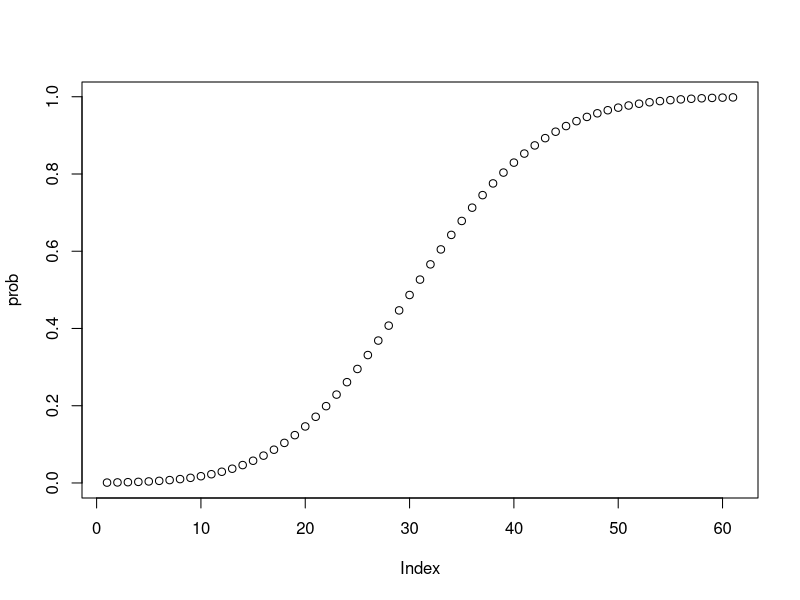
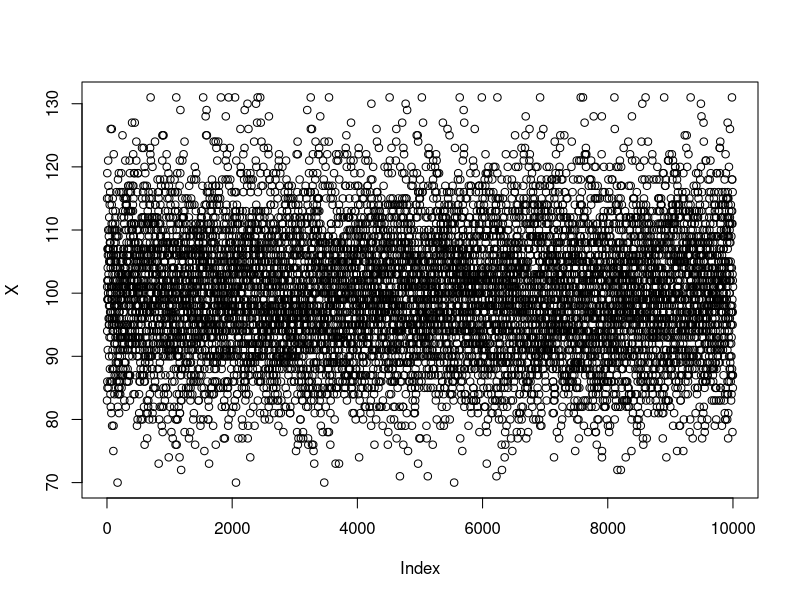
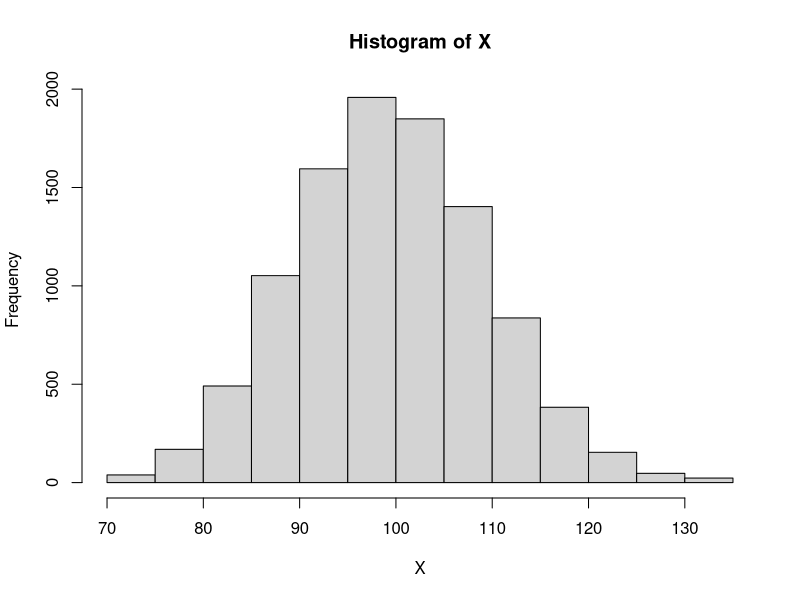
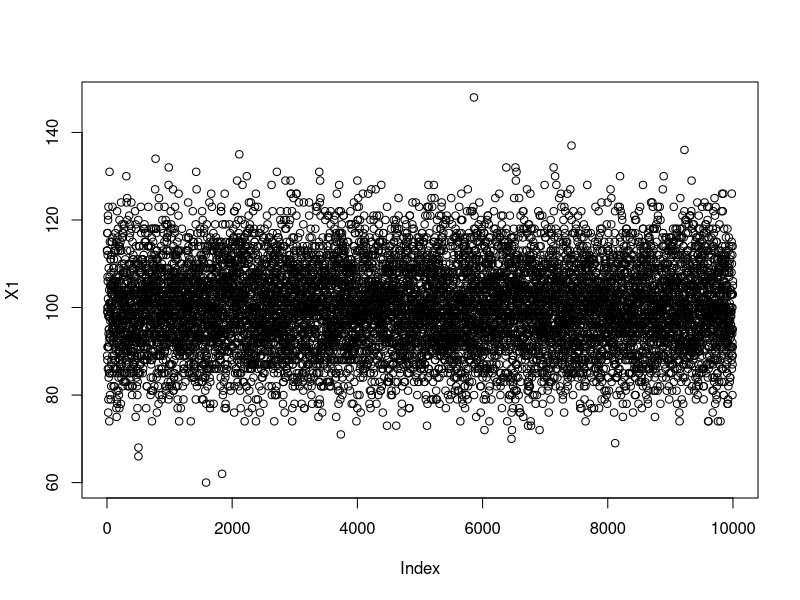
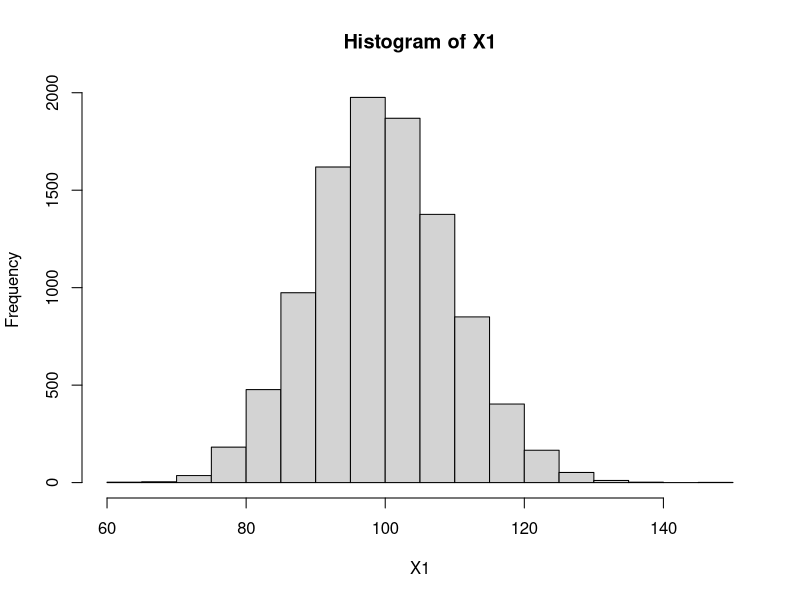

Recreate these plots in R, in order. (Note: this script raises an error after producing the figures.)
##Example 2.5.poission ####
Nsim=10^4; lambda=100
spread=3*sqrt(lambda)
t=round(seq(max(0,lambda-spread),lambda+spread,1))
prob=ppois(t, lambda)
plot(prob)
X=rep(0,Nsim)
for (i in 1:Nsim){
  u=runif(1)
  X[i]=t[1]+sum(prob<u) }
plot(X)
hist(X)
# R inbuilt faster:
X1<-rpois(Nsim,lambda)
system.time(rpois(Nsim,lambda),gcFirst = TRUE);
plot(X1)
hist(X1)
library(mnormt)
Sigma <- matrix(c(1,2,0,2,5,0.5,0,0.5,3), 3, 3)
sadmvn(low=c(1,2,3),upp=c(10,11,12),mean=rep(0,3),var=Sigma)
attr(,"error")

# student T 
X3<-rt(100)

##X~Neg(n, p),X has the mixture representation X|y~P(y) and Y~G(n, ??)
Nsim=10^4
n=8;p=.3
y=rgamma(Nsim,n,rate=p/(1-p))
X4=rpois(Nsim,y)
hist(X4,main="",freq=F,col="grey",breaks=40)
lines(1:50,dnbinom(1:50,n,p),lwd=2,col="sienna")

##Accept-Reject####
u=runif(1)*M
y=randg(1)
while (u>f(y)/g(y)){
  u=runif(1)*M
  y=randg(1)}

## Illustration of theorem on inversion####
h = seq(0,10,.01) ; lambda = 1/2
plot(h,dexp(h,rate=lambda),type='l',col=2,lwd=2,xlab='',ylab='',ylim=c(0,1)) ; abline(v=0);abline(h=0)
lines(h,pexp(h,rate=lambda),lty=1,lwd=2)
x = rexp(n=1,rate=lambda) ; y = pexp(x,rate=lambda)
points(x,0,col=2,lwd=2,pch=16,cex=2)
points(x,y,col=1,lwd=2,pch=16,cex=2) ;arrows(x0=x,y0=0,x1=x,y1=y,lty=2,angle=15)
points(0,y,col=3,lwd=2,pch=16,cex=2);arrows(x0=x,y0=y,x1=0,y1=y,lty=2,angle=15)
n = 100
h = seq(0,10,.01) ; lambda = 1/2
plot(h,dexp(h,rate=lambda),type='l',col=2,lwd=2,xlab='',ylab='',ylim=c(0,1)) ; abline(v=0);abline(h=0)
lines(h,pexp(h,rate=lambda),lty=1,lwd=2)
x = rexp(n=n,rate=lambda) ; y = pexp(x,rate=lambda)
points(x,rep(0,n),col=2,lwd=2,pch=1,cex=2)
points(x,y,col=1,lwd=2,pch=1,cex=2)
points(rep(0,n),y,col=3,lwd=2,pch=1,cex=2)

## Simulation of an exponential rv by inversion####
lambda = 1/2 ; n=1000 ; u = runif(n);h = seq(0,10,.1); 
plot(h,dexp(h,rate=lambda),
     type='l',lwd=3,col=3,xlab='',ylab='')
x = (-1/lambda) *log(1-u)
points(x,rep(0,n),col=3)
hist(x,breaks=seq(-0.1,max(x)+.1,.1),add=TRUE,prob=TRUE,col=3)
## the right way to code this in R without using rexp:
hist(qexp(runif(n)),breaks=seq(-0.1,max(x)+.1,.1))

## Points uniform between the graph and the x axis####
n = 300
y = rnorm(n) ;# pdf
u = runif(n)
C = 2;
z = u*C*dnorm(y) #cdf
h = seq(-3,3,0.01)
plot(h,dnorm(h),type='l',xlab='',ylab='',xlim=c(-4,4),ylim=c(0,1))
points(y,z,col=2,cex=.8)

## illustrate the previous useless idea####
n <- 15 ;x <- rnorm(n=n,mean=2,sd=1)
func1 <- function()
{
  col <- col + 1
  y <- rnorm(n=n,mean=2,sd=1)
  points(y,rep(0,n),col=col,cex=2)
  abline(v=mean(y),col=col,pch=16,cex=4)
  col
}
col <- 1
plot(x,rep(0,n),type="p",xlab="Data",
     ylab="",xlim=c(-1,4),cex=2)
abline(v=mean(x),col=1,pch=16,cex=4)
col <- func1()

##illustration of boostraping####
func2 <- function()
{
  col <- col + 1
  y <- sample(x=x,size=n,replace=TRUE)
  points(y,rep(0,n),col=col,cex=2)
  abline(v=mean(y),col=col,pch=16,cex=4)
  col
}
col <- 1
plot(x,rep(0,n),type="p",xlab="Data",
     ylab="",xlim=c(-1,4),cex=2)
abline(v=mean(x),col=1,pch=16,cex=4)
col <- func2()

##numerical comparison####
sd <- 1
n <- 200 ; x <- rnorm(n=n,mean=2,sd=sd)
B <- 10000
X.theo <- X.boot <- matrix(nrow=n,ncol=B)
for(b in 1:B)
{
  X.theo[,b] <- rnorm(n=n,mean=2,sd=1)
  X.boot[,b] <- sample(x=x,size=n,replace=TRUE)
}
mean.theo <- apply(X=X.theo,MARGIN=2,FUN=mean)
mean.boot <- apply(X=X.boot,MARGIN=2,FUN=mean)
par(mfrow=c(1,2))
hist(mean.theo,prob=TRUE)
lines(density(mean.theo),col=2,lwd=2); lines(density(mean.boot),lwd=2,col=3)
hist(mean.boot,prob=TRUE)
lines(density(mean.theo),col=2,lwd=2); lines(density(mean.boot),lwd=2,col=3)
var(mean.theo)
var(mean.boot)
sd^2/n # truth

##simulation of a bivariate Gaussian vector with the LU method####
## Define target density
sd =1 ; rho = .8
Sigma = matrix(nr=2,nc=2,data=c(sd,rho,rho,sd))
Sigma
## Choleski factorisation
U = chol(Sigma) ; L = t(U)
L
L %*% U ## just checking
# simulation
n = 1000
x1 = rnorm(n) ; x2 = rnorm(n)
X = rbind(x1,x2)
Y = L %*% X
Y = t(Y)
plot(Y,asp=1) # one data unit in the x direction is equal in length to asp * one data unit in the y direction.
## cheking that the empirical var-covar matrix is close to the target
var(Y)
Sigma
## cheking that empirical bivariate density
require(MASS)
image(kde2d(Y[,1],Y[,2]),asp=TRUE) ; points(Y,cex=.1,col=3)
contour(kde2d(Y[,1],Y[,2]),add=TRUE)
#  Kernel Density Estimation with an axis-aligned bivariate normal kernel, 
